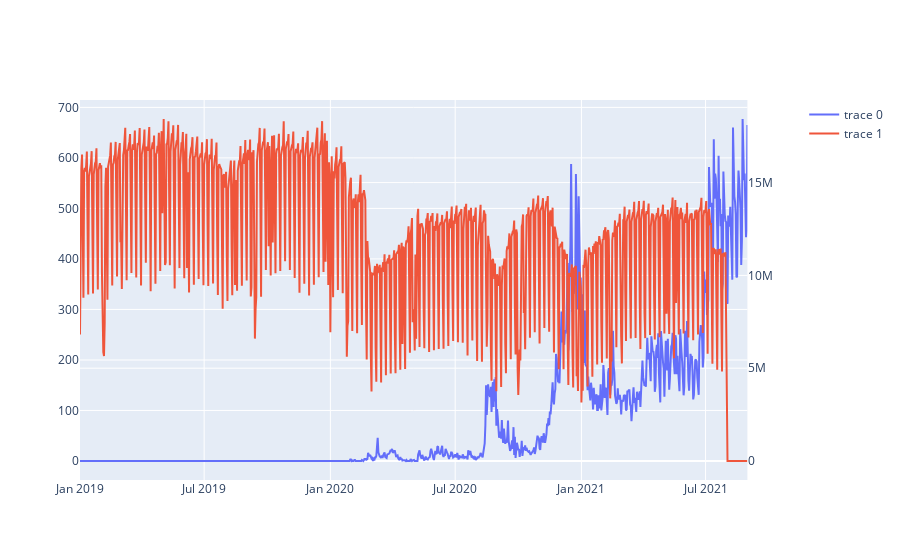

The notebook cell this image was saved under:
### Code cell
from plotly.subplots import make_subplots

# # Input
# print('201501~202107사이의 년월 2회 입력')
# ym1=int(input('첫번째 년월 YYYYmm:'))
# ym2=int(input('두번째 년월 YYYYmm:'))

# df['date'] = pd.to_datetime(df['date'])
# start = df.strptime('2020-02-17', '%Y-%m-%d')
# mid = df.strptime('2020-03-05', '%Y-%m-%d')

fig = make_subplots(specs=[[{'secondary_y': True}]])


fig.add_trace(go.Scatter(x=df['date'], y= df['COUNT']), secondary_y=False)  
fig.add_trace(go.Scatter(x=df['date'], y= df['total']), secondary_y=True)

### Figure 1 — Plotly figure (JSON) as saved in the notebook; plotly's stock layout.template omitted (floating-point values rounded to 4 significant figures; data arrays with more than 128 entries replaced by an {"elided": "..."} marker saying what was removed)
{"data": [{"type": "scatter", "x": {"elided": "974 str values"}, "xaxis": "x", "y": {"elided": "974 int values"}, "yaxis": "y"}, {"type": "scatter", "x": {"elided": "974 str values"}, "xaxis": "x", "y": {"elided": "974 int values"}, "yaxis": "y2"}], "layout": {"xaxis": {"anchor": "y", "domain": [0, 0.94]}, "yaxis": {"anchor": "x", "domain": [0, 1]}, "yaxis2": {"anchor": "x", "overlaying": "y", "side": "right"}}}
